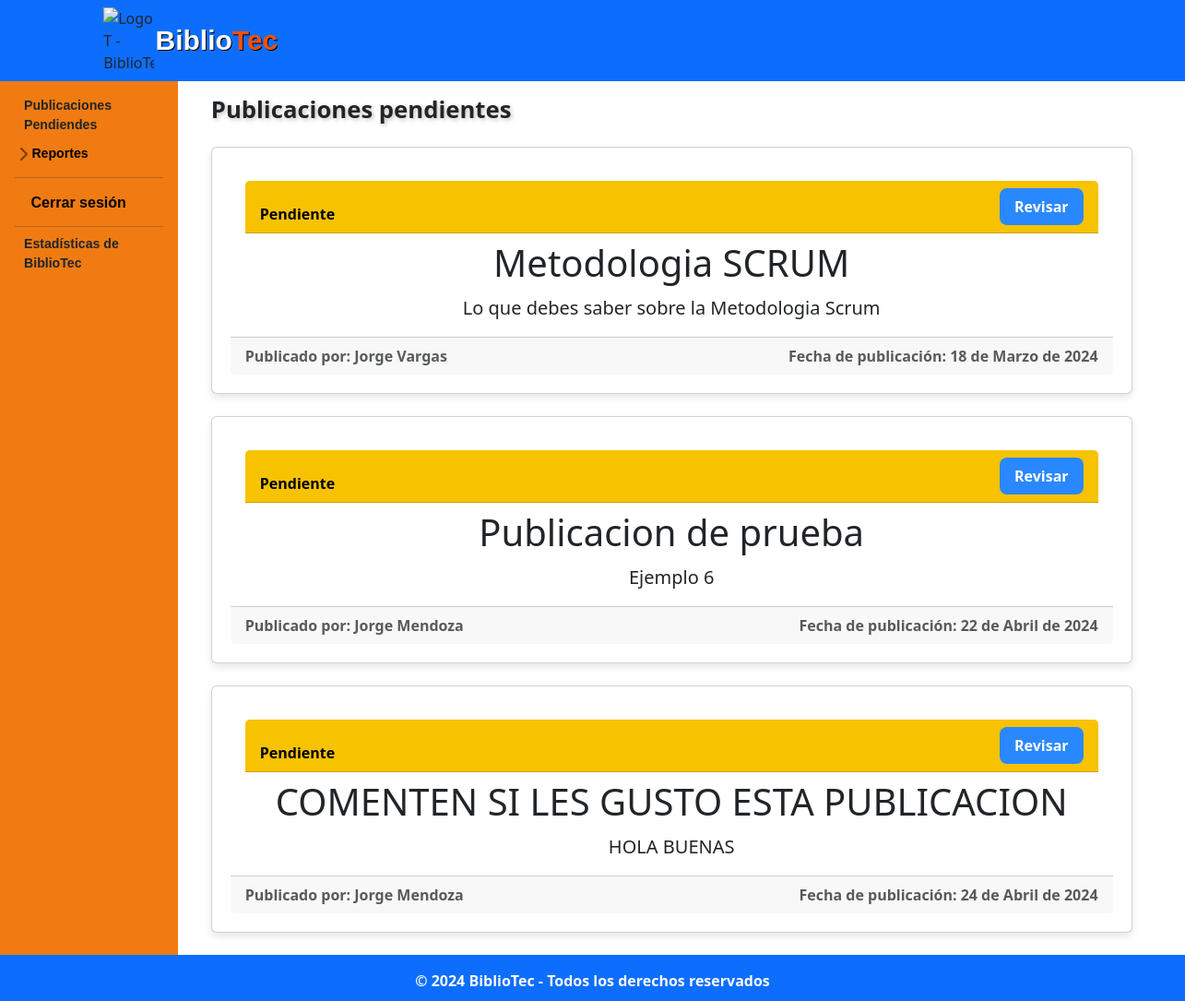
The page /administracion/administrador/admin_home.php (signed in) on the database as committed earlier.
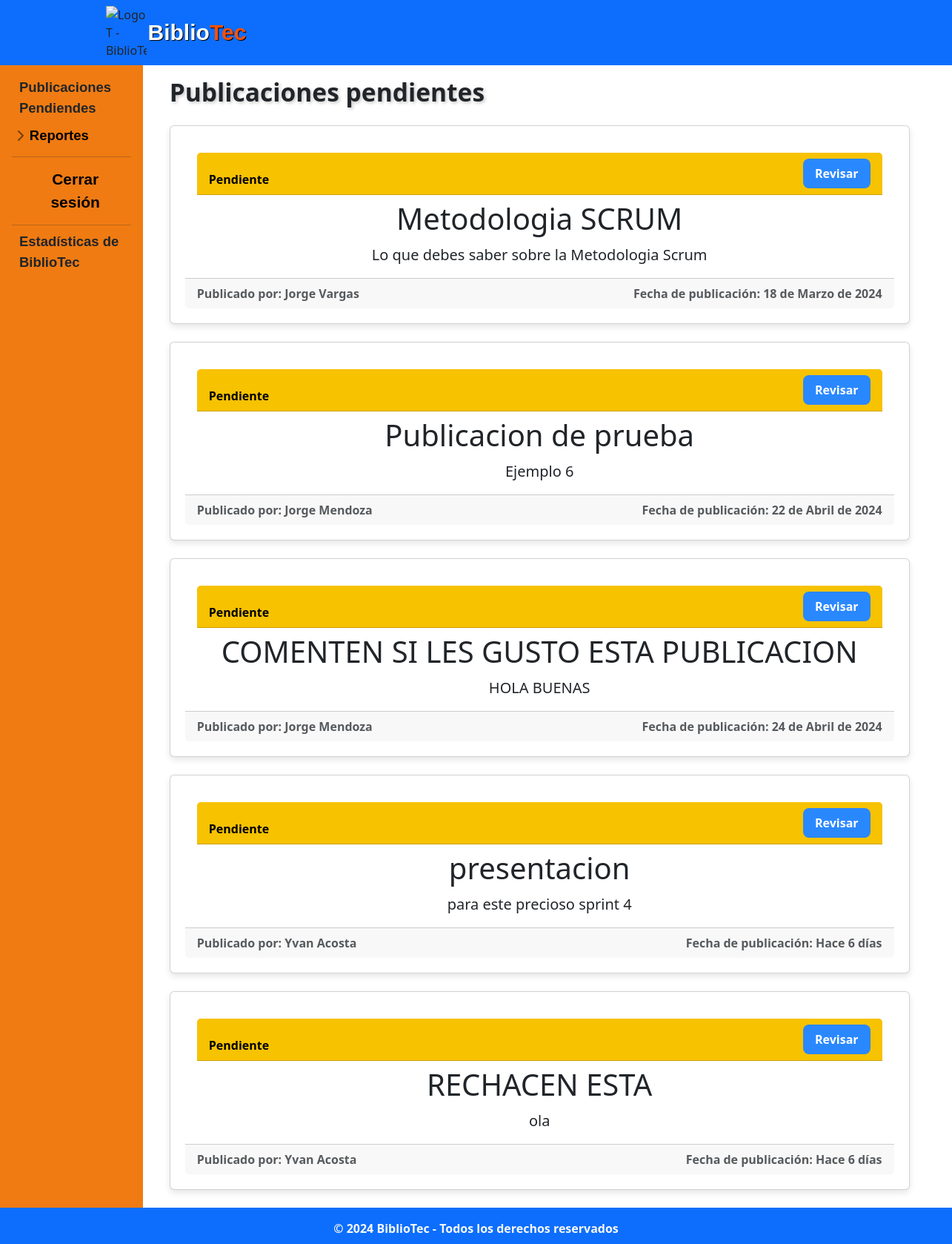
The same page on the database as committed later.
### tables this page shows
CREATE TABLE IF NOT EXISTS `publicacion` (
  `idPub` int NOT NULL AUTO_INCREMENT,
  `id_Usuario` int NOT NULL,
  `titulo_Pub` varchar(50) NOT NULL,
  `fecha_Pub` date NOT NULL,
  `descrip_Pub` text NOT NULL,
  `calif_Pub` decimal(10,0) NOT NULL,
  `carrera_Pub` varchar(45) NOT NULL,
  `materia_Pub` varchar(60) NOT NULL,
  `tipo_pub` varchar(45) NOT NULL,
  `archivo_Pub` varchar(100) NOT NULL,
  `estado_Pub` tinyint(1) NOT NULL,
  PRIMARY KEY (`idPub`),
  KEY `fk_Publicacion_Usuario1_idx` (`id_Usuario`)
);

CREATE TABLE IF NOT EXISTS `usuario` (
  `idUsuario` int NOT NULL AUTO_INCREMENT,
  `nom_Us` varchar(50) NOT NULL,
  `apell_Us` varchar(50) NOT NULL,
  `carrera_Us` varchar(70) NOT NULL,
  `semestre_Us` varchar(50) NOT NULL,
  `correo_Us` varchar(100) NOT NULL,
  `contra_Us` varchar(60) NOT NULL,
  PRIMARY KEY (`idUsuario`),
  KEY `carrera_Us` (`carrera_Us`)
);

### php/functions.php (called while the page is built, shortened)
<?php
class functions
{
    public static function convertirFecha($fecha)
    {
        $fecha_timestamp = strtotime($fecha);
        $hoy = strtotime('today');
        $ayer = strtotime('yesterday');
        if ($fecha_timestamp >= $hoy) {
            return 'Hoy';
        }
        elseif ($fecha_timestamp >= $ayer) {
            return 'Ayer';
        }
        else {
            $diferencia = floor((time() - $fecha_timestamp) / (60 * 60 * 24));
            if ($diferencia <= 7) {
                return "Hace $diferencia días";
            } else {
                return self::fechaCompleta($fecha);
            }
        }
    }
    private static function fechaCompleta($fecha)
    {
        $fecha = new DateTime($fecha);
        $fecha = $fecha->format('d-m-Y');
        $dateArr = explode("-", $fecha);
        $dateArr[1] = self::mes($dateArr[1]);
        $fechaN = implode(" de ", $dateArr);
        return $fechaN;
    }
    private static function mes($month)
    {
        switch ($month) {
            case '03':
                return 'Marzo';
                break;
            case '04':
                return 'Abril';
                break;
        }
    }
}

### administracion/administrador/admin_home.php (the view, shortened to what the changed rows need)
<?php
include('../../php/functions.php');
$link = include('../../php/conexion.php');
$consulta = "SELECT p.*, u.nom_Us, u.apell_Us FROM publicacion p
              JOIN usuario u ON p.id_Usuario = u.idUsuario
              WHERE estado_Pub = 0
              ORDER BY p.idPub ASC";
$registros = mysqli_query($link, $consulta);
?>
<!DOCTYPE html>
<html lang="es">
<head>
  <link rel="stylesheet" href="../../css/normalizar.css">
  <link rel="stylesheet" href="../../css/estilos.css">
  <link rel="stylesheet" href="../../css/hover-min.css">
  <link rel="stylesheet" href="../../css/animate.css">
  <link rel="stylesheet" href="../../css/sidebars.css">
  <link rel="stylesheet" href="https://cdnjs.cloudflare.com/ajax/libs/animate.css/4.1.1/animate.min.css" />
  <link href="https://cdn.jsdelivr.net/npm/bootstrap@5.3.3/dist/css/bootstrap.min.css" rel="stylesheet">
  <link rel="stylesheet" href="https://cdn.jsdelivr.net/npm/bootstrap-icons@1.11.3/font/bootstrap-icons.min.css">
</head>
<body>
  <div class="container-fluid" >
    <div class="row" >
      <main role="main" class="col-md-9 ml-sm-auto col-lg-10 px-4 mt-2">
      <div class="container mt-2 mb-3">
          <h2 style="user-select: none;font-size: 2vmax;text-shadow: 2px 2px 4px rgba(114, 114, 114, 0.4);
          margin-top: 0.5vmax;"><b>Publicaciones pendientes</b></h2>
          <?php while ($fila = mysqli_fetch_array($registros)) : ?>
            <div class="publicacion card mb-4 mt-4">
              <div class="card-body ">
              <div class="card-header d-flex justify-content-between align-items-end" style="background-color: #F7C200; color: #000000;">
                Pendiente
                 <a class="col-sm-1.5" style="background-color: #2A88FF ; color: #FFFFFF;" name="fade" href="publicacion_pendiente.php?id=<?php echo ($fila['idPub']); ?>" class="btn btn-primary btn-sm">
                Revisar</a>
                </div>
                <h3 class="card-title display-6 mt-2"><b><?php echo $fila['titulo_Pub']; ?></b></h3>
                <p class="card-text lead"><?php echo $fila['descrip_Pub']; ?></p>
              </div>
              <div class="card-footer d-flex text-muted justify-content-between align-items-end">
                <span class="card-text comment-date mb-0">Publicado por: <?php echo $fila['nom_Us'] . " " . $fila['apell_Us']; ?></span>
                <span class="card-text comment-date mb-0">Fecha de publicación: <?php echo functions::convertirFecha($fila['fecha_Pub']); ?></span>
              </div>
            </div>
          <?php endwhile; ?>
        </div>
      </main>
    </div>
  </div>
</body>
</html>

Rows that differ between the two databases and show on the page:
added publicacion: titulo_Pub "presentacion", descrip_Pub "para este precioso sprint 4", id_Usuario.nom_Us "Yvan", id_Usuario.apell_Us "Acosta", fecha_Pub "Hace 6 días"
added publicacion: titulo_Pub "RECHACEN ESTA", descrip_Pub "ola", id_Usuario.nom_Us "Yvan", id_Usuario.apell_Us "Acosta", fecha_Pub "Hace 6 días"
